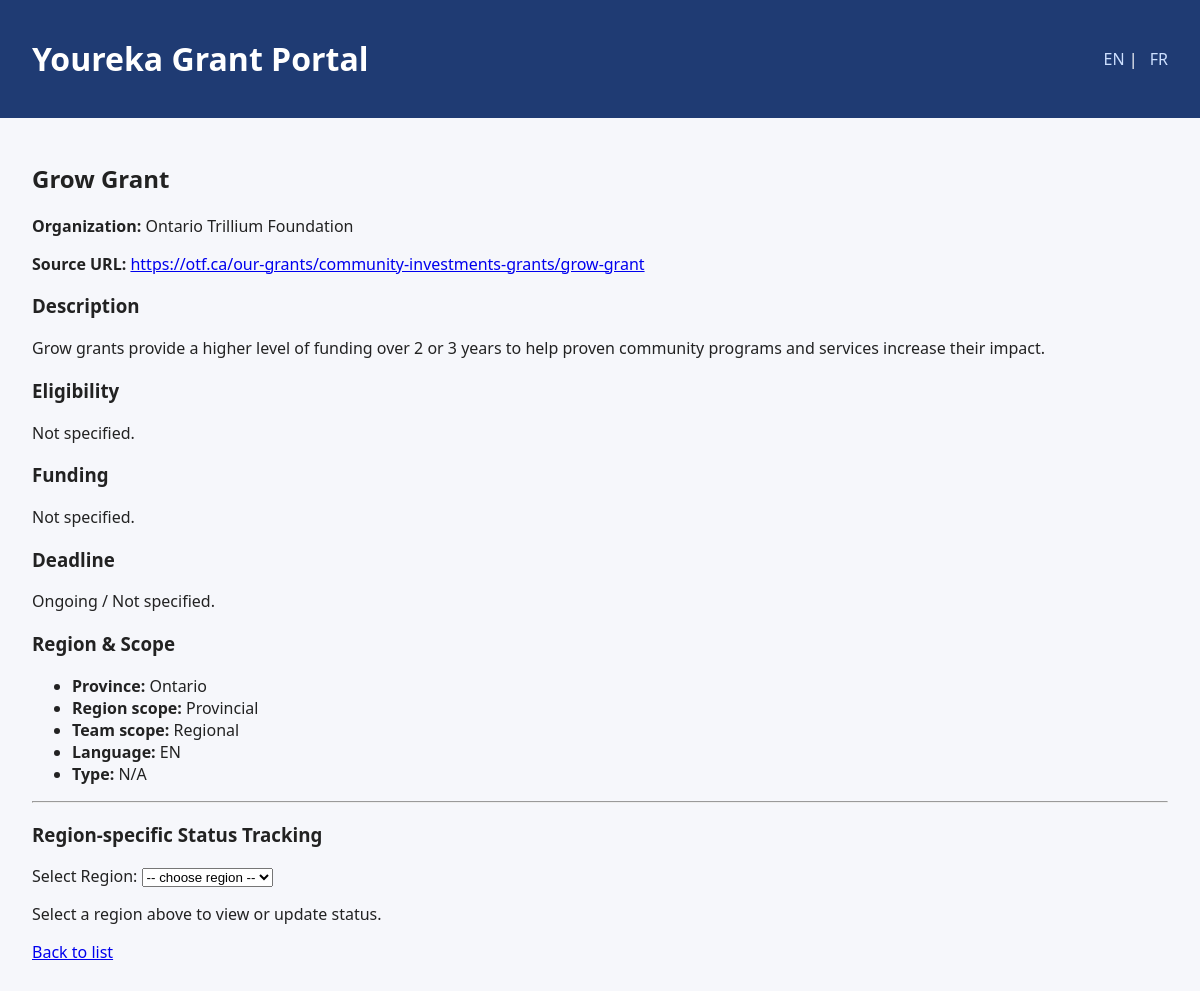
Page /grant/2 on the committed database.
### youreka/models.py (models this page shows, shortened)
class Grant(db.Model):
    __tablename__ = "grants"
    id = db.Column(db.Integer, primary_key=True)
    name_en = db.Column(db.String(255), nullable=False)
    name_fr = db.Column(db.String(255))
    description_en = db.Column(db.Text)
    description_fr = db.Column(db.Text)
    eligibility_en = db.Column(db.Text)
    eligibility_fr = db.Column(db.Text)
    organization_id = db.Column(db.Integer, db.ForeignKey("organizations.id"))
    organization = db.relationship("Organization", back_populates="grants")
    category = db.Column(db.String(100))  # e.g., "Education", "Youth"
    province = db.Column(db.String(50))
    region_scope = db.Column(db.String(50))  # e.g., "National", "Provincial"
    country = db.Column(db.String(50), default="Canada")
    team_scope = db.Column(db.String(50))    # "National", "Regional"
    individual_type = db.Column(db.String(20))  # "individual", "organization", "both"
    funding_min = db.Column(db.Float)
    funding_max = db.Column(db.Float)
    currency = db.Column(db.String(10), default="CAD")
    deadline_date = db.Column(db.Date, nullable=True)
    ongoing_flag = db.Column(db.Boolean, default=False)
    language = db.Column(db.String(20), default="EN")  # "EN", "FR", "Bilingual"
    is_ngo_only = db.Column(db.Boolean, default=False)
    source_url = db.Column(db.String(255))
    external_id = db.Column(db.String(255), unique=True)
    created_at = db.Column(db.DateTime, default=datetime.utcnow)
    updated_at = db.Column(
        db.DateTime, default=datetime.utcnow, onupdate=datetime.utcnow
    )
    statuses = db.relationship("GrantStatus", back_populates="grant")

class Organization(db.Model):
    __tablename__ = "organizations"
    id = db.Column(db.Integer, primary_key=True)
    name = db.Column(db.String(200), nullable=False)
    type = db.Column(db.String(50))  # e.g., "Government", "Foundation"
    ngo_only = db.Column(db.Boolean, default=False)
    website_url = db.Column(db.String(255))
    country = db.Column(db.String(50), default="Canada")
    province = db.Column(db.String(50))
    grants = db.relationship("Grant", back_populates="organization")

### youreka/grants/routes.py (the view, shortened to what this page needs)
@bp.route("/grant/<int:grant_id>", methods=["GET", "POST"])
def grant_detail(grant_id):
    grant = Grant.query.get_or_404(grant_id)
    regions = Region.query.filter_by(is_active=True).all()
    selected_region_id = request.args.get("region_id", type=int)
    region = None
    status_record = None
    if selected_region_id:
        region = Region.query.get(selected_region_id)
        if region:
            status_record = GrantStatus.query.filter_by(
                grant_id=grant.id, region_id=region.id
            ).first()
    return render_template(
        "grants/detail.html",
        grant=grant,
        regions=regions,
        selected_region=region,
        status_record=status_record,
    )

### youreka/templates/grants/detail.html (shortened to what this page needs)
{% extends "base.html" %}
{% block content %}
<h2>{{ grant.name_en }}</h2>
<p><strong>Organization:</strong> {{ grant.organization.name if grant.organization else "N/A" }}</p>
<p><strong>Source URL:</strong>
  {% if grant.source_url %}
    <a href="{{ grant.source_url }}" target="_blank">{{ grant.source_url }}</a>
  {% else %}
    N/A
  {% endif %}
</p>
<h3>Description</h3>
<p>{{ grant.description_en or "No description available." }}</p>
<h3>Eligibility</h3>
<p>{{ grant.eligibility_en or "Not specified." }}</p>
<h3>Funding</h3>
<p>
  {% if grant.funding_min or grant.funding_max %}
    {{ grant.funding_min or "?" }} - {{ grant.funding_max or "?" }} {{ grant.currency }}
  {% else %}
    Not specified.
  {% endif %}
</p>
<h3>Deadline</h3>
<p>
  {% if grant.deadline_date %}
    {{ grant.deadline_date.strftime("%Y-%m-%d") }}
  {% else %}
    Ongoing / Not specified.
  {% endif %}
</p>
<h3>Region & Scope</h3>
<ul>
  <li><strong>Province:</strong> {{ grant.province or "N/A" }}</li>
  <li><strong>Region scope:</strong> {{ grant.region_scope or "N/A" }}</li>
  <li><strong>Team scope:</strong> {{ grant.team_scope or "N/A" }}</li>
  <li><strong>Language:</strong> {{ grant.language }}</li>
  <li><strong>Type:</strong> {{ grant.individual_type or "N/A" }}</li>
</ul>
<hr />
<h3>Region-specific Status Tracking</h3>
<form method="get">
  <label for="region_id">Select Region:</label>
  <select name="region_id" id="region_id" onchange="this.form.submit()">
    <option value="">-- choose region --</option>
  </select>
</form>
{% if selected_region %}
  <h4>Status for {{ selected_region.name_en }}</h4>
  <form method="post">
    <input type="hidden" name="region_id" value="{{ selected_region.id }}" />
    <label>Status:</label>
    <select name="status">
      {% set current_status = status_record.status if status_record else "Not Started" %}
      {% for opt in ["Not Started", "In Progress", "Submitted", "Rejected", "Awarded"] %}
        <option value="{{ opt }}" {% if opt == current_status %}selected{% endif %}>{{ opt }}</option>
      {% endfor %}
    </select>
    <label>Notes:</label>
    <textarea name="notes" rows="4" cols="50">{{ status_record.notes if status_record else "" }}</textarea>
    <button type="submit">Save Status</button>
  </form>
{% else %}
  <p>Select a region above to view or update status.</p>
{% endif %}
<p><a href="{{ url_for('grants.index') }}">Back to list</a></p>
{% endblock %}

### youreka/static/css/styles.css (style rules this page uses)
body { font-family: system-ui, -apple-system, BlinkMacSystemFont, "Segoe UI", sans-serif; margin: 0; padding: 0; background: #f6f7fb; color: #222; }

### rows in the picture
Grant: name_en "Grow Grant", source_url "https://otf.ca/our-grants/community-investments-grants/grow-grant", description_en "Grow grants provide a higher level of funding over 2 or 3 years to help proven community programs and services increase their impact.", eligibility_en "Not specified.", province "Ontario", region_scope "Provincial", team_scope "Regional", language "EN", individual_type "N/A"
Organization: organization "Ontario Trillium Foundation"
